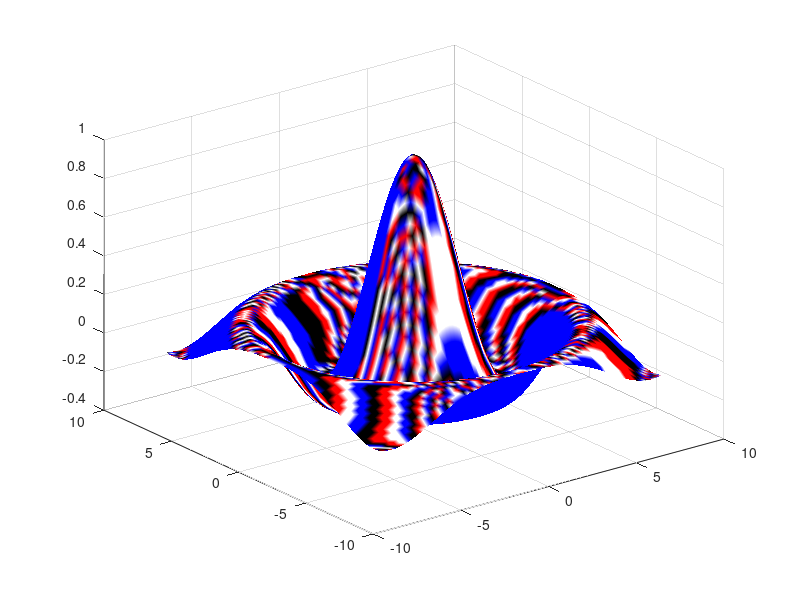

Write the MATLAB code that produced this figure.
x=-8:0.2:8; y=x; [x,y]=meshgrid(x,y);
R=sqrt(x.^2+y.^2); S=sin(R);
[i,j]=find(R==0); R(i,j)=1; S(i,j)=1;
z=S./R;
surfl(x,y,z) 
shading interp
colormap(flag)